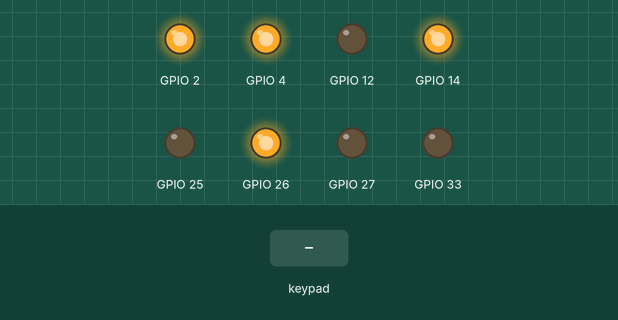
Bench run of a sketch on a simulated ESP32. Shown: output pins drawn as LEDs (lit = HIGH). Inputs (shaded band) come from the test bench. Nothing arrives over Bluetooth unless stated; what the sketch prints to the serial monitor is not drawn.

Above: at 1.2 s.
1.3 s: key 'O' pressed
At 1.52 s:
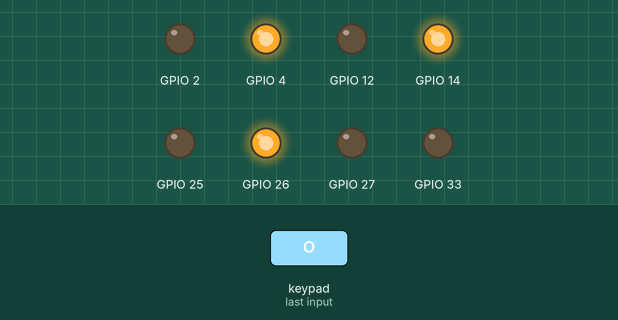
Timing chart, 0 to 4.3 s (numbered marks = the images above; inputs shaded):
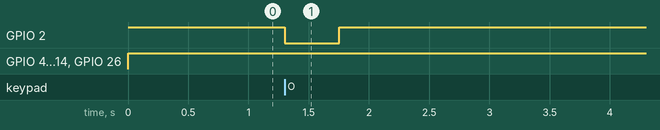

The sketch:

tmp.ino
```cpp
#include <PS4Controller.h>

const int IN_PLUS_left = 14;
const int IN_MINUS_left = 27;
const int IN_PLUS_right = 26;
const int IN_MINUS_right = 25;
const int EN_left = 12;
const int EN_right = 33;

class l298n_pwd{
  public:
    int EN, IN_PLUS, IN_MINUS, SPEED;
    l298n_pwd(int EN, int IN_PLUS, int IN_MINUS){
      this -> EN = EN;
      this -> IN_PLUS = IN_PLUS;
      this -> IN_MINUS = IN_MINUS;
      this -> SPEED = 0;
      pinMode(this -> IN_PLUS, OUTPUT);
      pinMode(this -> IN_MINUS, OUTPUT);
    }

    void set_speed(int cmd){
      this -> SPEED = cmd;
      if(cmd >= 0){
        digitalWrite(this -> IN_PLUS, HIGH);
        digitalWrite(this -> IN_MINUS, LOW);
      }
      else{
        digitalWrite(this -> IN_PLUS, LOW);
        digitalWrite(this -> IN_MINUS, HIGH);
      }
      analogWrite(this -> EN, abs(cmd));
    }
};

l298n_pwd left(EN_left, IN_PLUS_left, IN_MINUS_left);
l298n_pwd right(EN_right, IN_PLUS_right, IN_MINUS_right);

int L2=0, R2=0, CrossButton=0, L3X=0, L3Y=0, left_cmd=0, right_cmd=0;

void setup(){
  Serial.begin(115200);
  // =======light setup===========
  pinMode(2, OUTPUT);
  pinMode(4, OUTPUT);
  digitalWrite(2, HIGH);
  // ==========================
  // =====bluetooth setup=========
  PS4.begin("BC:FE:D9:CF:B6:5D");
  Serial.println("Ready.");
  // =========================
}

void loop(){
  if(PS4.isConnected()){
    digitalWrite(4, HIGH);
    if (PS4.L2()) L2 = PS4.L2Value();
    else L2 = 0;
    if (PS4.R2()) R2 = PS4.R2Value();
    else R2 = 0;
    if (PS4.Cross()) CrossButton = 1;
    else CrossButton = 0;
    if(PS4.LStickX()) L3X = PS4.LStickX();
    else L3X = 0;
    if(PS4.LStickY()) L3Y = PS4.LStickY();
    else L3Y = 0;
    if(PS4.Circle()) digitalWrite(2, LOW);
    else digitalWrite(2, HIGH);
    // Serial.printf("L2 button at %d\n", L2);
    // Serial.printf("R2 button at %d\n", R2);
    // Serial.printf("Cross Button at %d\n", CrossButton);
    // Serial.printf("Left Stick x at %d\n", L3X);
    // Serial.printf("Left Stick y at %d\n", L3Y);
    left_cmd = int(150 * float(R2)/255.0 + 100 * float(L3X)/128.0);
    right_cmd = int(150 * float(R2)/255.0 - 100 * float(L3X)/128.0);
    if(CrossButton){
      left_cmd *= -1;
      right_cmd *= -1;
    }
    left.set_speed(left_cmd);
    right.set_speed(right_cmd);
    Serial.println(left.SPEED);
    Serial.println(right.SPEED);
  }
  else digitalWrite(4, LOW);
  delay(50);
}
```

Measured:
- after the input at 1.3 s, GPIO 2: HIGH → LOW at once, → HIGH 0.45 s later
